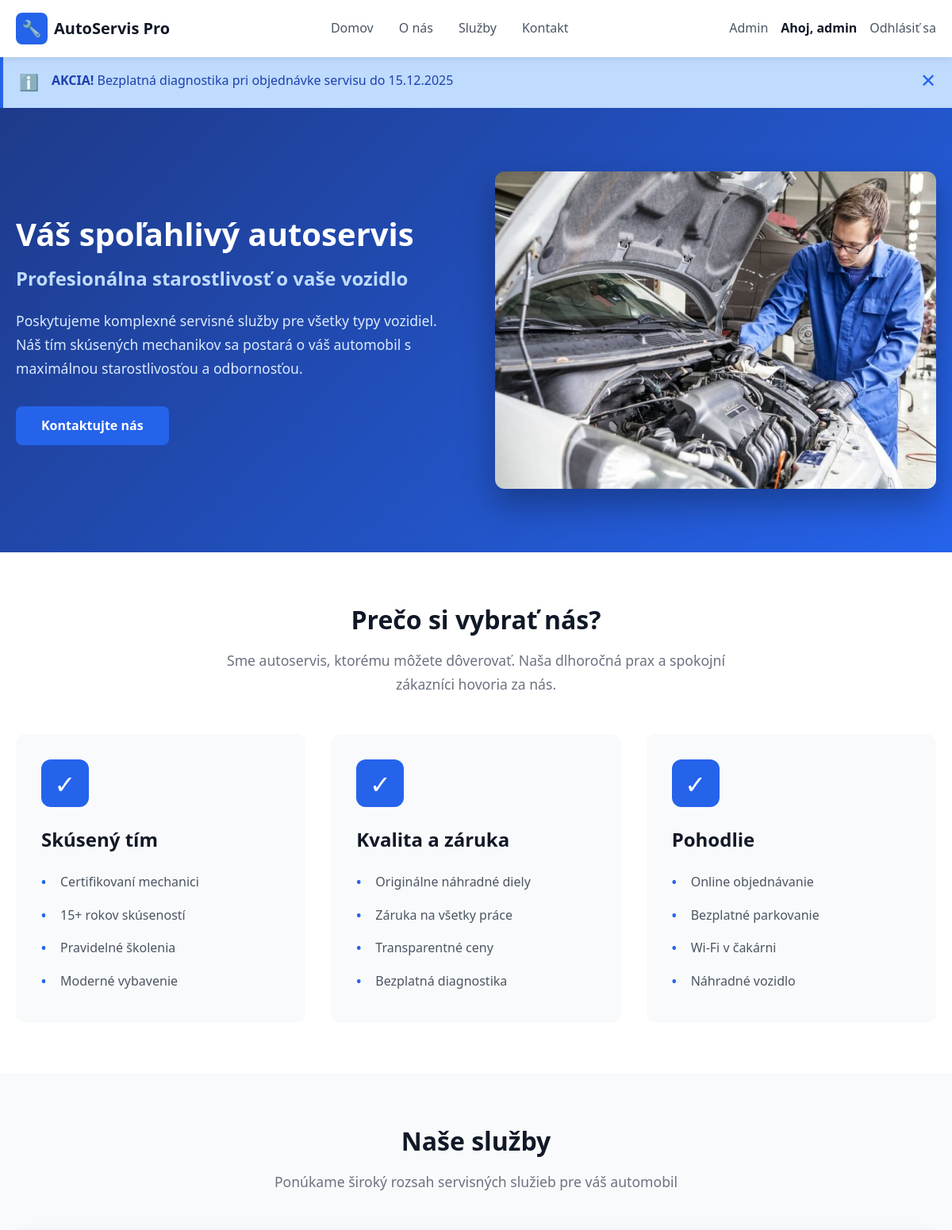
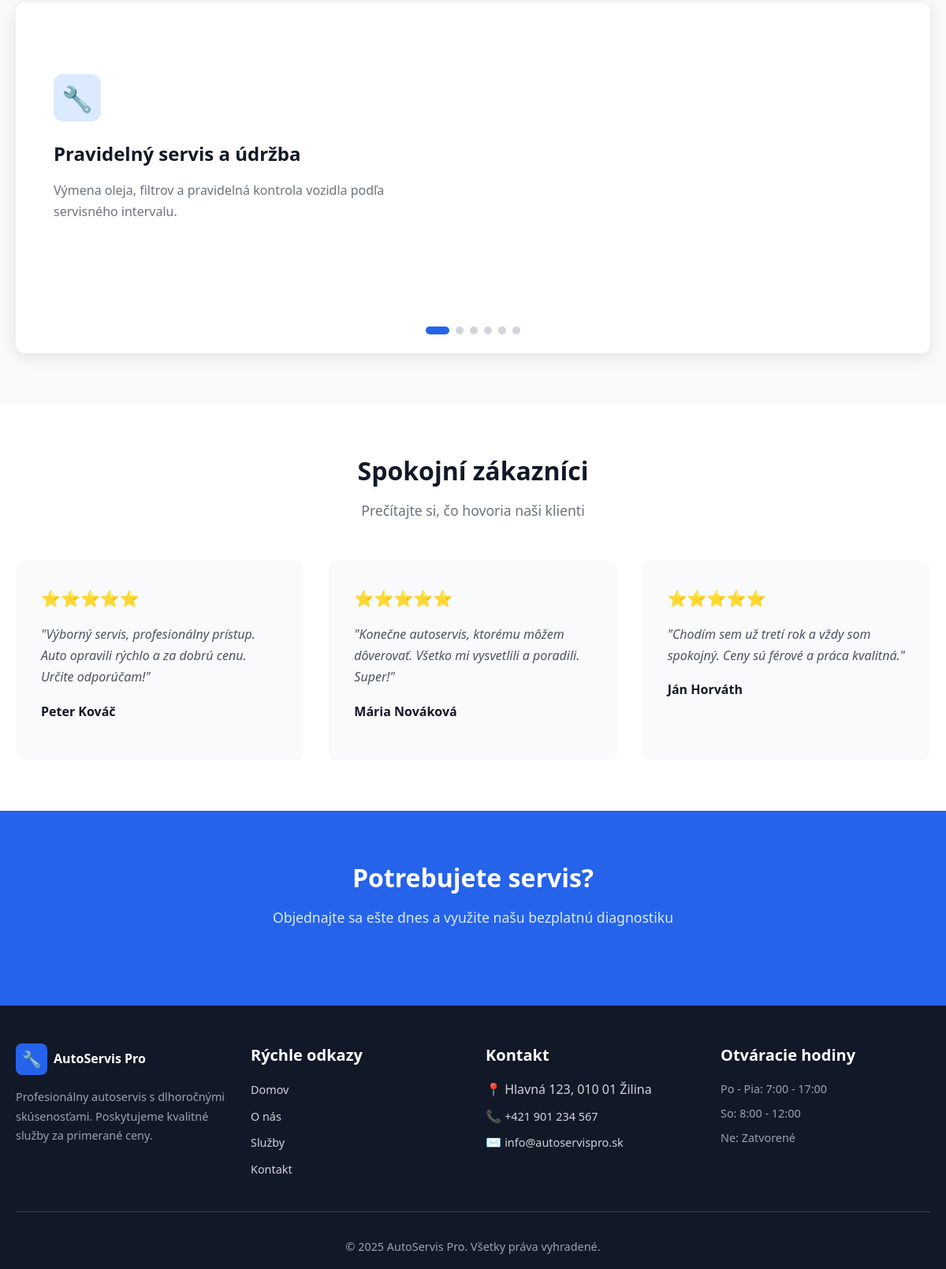
/index.php?login=success (signed in), run on the app's committed database (2 pictures, top to bottom).
### tables this page shows
CREATE TABLE `services` (
  `id` int(11) NOT NULL,
  `title` varchar(255) NOT NULL,
  `description` text NOT NULL,
  `icon` varchar(50) NOT NULL,
  `image` varchar(255) NOT NULL
);

### classes/Database.php (called while the page is built, shortened)
<?php
class Dbh
{
    private PDO $pdo;
    public function __construct(
        string $host = 'localhost',
        string $username = 'root',
        string $password = '',
        string $dbname = 'servis'
    ) {
        try {
            $this->pdo = new PDO("mysql:host=$host;dbname=$dbname;charset=utf8mb4", $username, $password);
            $this->pdo->setAttribute(PDO::ATTR_ERRMODE, PDO::ERRMODE_EXCEPTION);
        } catch (PDOException $e) {
            die('Connection failed: ' . $e->getMessage());
        }
    }
    public function getConnection(): PDO
    {
        return $this->pdo;
    }
    private function initializeUsersTable(): void
    {
        $this->pdo->exec(
            "CREATE TABLE IF NOT EXISTS users (
                users_id INT AUTO_INCREMENT PRIMARY KEY,
                users_uid VARCHAR(100) NOT NULL UNIQUE,
                users_email VARCHAR(255) NOT NULL UNIQUE,
                users_pwd VARCHAR(255) NOT NULL,
                users_created_at TIMESTAMP DEFAULT CURRENT_TIMESTAMP
            ) ENGINE=InnoDB DEFAULT CHARSET=utf8mb4;"
        );
    }
    private function initializeContactMessagesTable(): void
    {
        $this->pdo->exec(
            "CREATE TABLE IF NOT EXISTS contact_messages (
                id INT AUTO_INCREMENT PRIMARY KEY,
                name VARCHAR(255) NOT NULL,
                email VARCHAR(255) NOT NULL,
                phone VARCHAR(50) DEFAULT NULL,
                message TEXT NOT NULL,
                consent TINYINT(1) NOT NULL DEFAULT 0,
                created_at TIMESTAMP DEFAULT CURRENT_TIMESTAMP
            ) ENGINE=InnoDB DEFAULT CHARSET=utf8mb4;"
        );
    }
}

### classes/ServiceRepository.php (called while the page is built, shortened)
<?php
require_once __DIR__ . '/Database.php';
require_once __DIR__ . '/Service.php';
class ServiceRepository
{
    private PDO $pdo;
    public function __construct(Database $database)
    {
        $this->database = $database;
        $this->pdo = $this->database->getConnection();
    }
    public function all(): array
    {
        $stmt = $this->pdo->query('SELECT id, title, description, icon, image FROM services ORDER BY id ASC');
        $items = $stmt->fetchAll(PDO::FETCH_ASSOC);
        return array_map(static function (array $item) {
            return Service::fromArray($item);
        }, $items ?: []);
    }
}

### classes/Service.php (called while the page is built, shortened)
<?php
class Service
{
    private int $id;
    private string $title;
    private string $description;
    private string $icon;
    private string $image;
    public function __construct(int $id, string $title, string $description, string $icon, string $image)
    {
        $this->id = $id;
        $this->title = trim($title);
        $this->description = trim($description);
        $this->icon = trim($icon);
        $this->image = trim($image);
    }
    public static function fromArray(array $data): self
    {
        return new self(
            (int) ($data['id'] ?? 0),
            (string) ($data['title'] ?? ''),
            (string) ($data['description'] ?? ''),
            (string) ($data['icon'] ?? ''),
            (string) ($data['image'] ?? '')
        );
    }
    public function toArray(): array
    {
        return [
            'id' => $this->id,
            'title' => $this->title,
            'description' => $this->description,
            'icon' => $this->icon,
            'image' => $this->image,
        ];
    }
}

### index.php (the view, shortened to what this page needs)
<?php
require_once __DIR__ . '/classes/ServiceRepository.php';
require_once __DIR__ . '/classes/Database.php';
$serviceRepository = new ServiceRepository(new Database());
$carouselServices = array_map(function ($service) {
    return $service->toArray();
}, $serviceRepository->all());
?>
<!DOCTYPE html>
<html lang="sk">
<head>
    <link rel="stylesheet" href="css/style.css">
</head>
<body>
    <?php require_once __DIR__ . '/zaciatok_koniec/header.php'; ?>
    <div class="alert" id="alert">
        <div class="container">
            <div class="alert-content">
                <span class="alert-icon">ℹ️</span>
                <p class="alert-text">
                    <strong>AKCIA!</strong> Bezplatná diagnostika pri objednávke servisu do 15.12.2025
                </p>
                <button class="alert-close" id="alertClose" aria-label="Zavrieť upozornenie">✕</button>
            </div>
        </div>
    </div>
    <main>
        <section class="hero">
            <div class="container">
                <div class="hero-content">
                    <div class="hero-text">
                        <h1>Váš spoľahlivý autoservis</h1>
                        <h2>Profesionálna starostlivosť o vaše vozidlo</h2>
                        <p>
                            Poskytujeme komplexné servisné služby pre všetky typy vozidiel.
                            Náš tím skúsených mechanikov sa postará o váš automobil s maximálnou
                            starostlivosťou a odbornosťou.
                        </p>
                        <a href="kontakt.php" class="btn btn-primary">Kontaktujte nás</a>
                    </div>
                    <div class="hero-image">
                        <img src="img/Mechanik pri práci.jpg" alt="Mechanik pri práci" loading="lazy">
                    </div>
                </div>
            </div>
        </section>
        <section class="features">
            <div class="container">
                <div class="section-header">
                    <h2>Prečo si vybrať nás?</h2>
                    <p>Sme autoservis, ktorému môžete dôverovať. Naša dlhoročná prax a spokojní zákazníci hovoria za nás.</p>
                </div>
                <div class="features-grid">
                    <div class="feature-card">
                        <div class="feature-icon">✓</div>
                        <h3>Skúsený tím</h3>
                        <ul class="feature-list">
                            <li>Certifikovaní mechanici</li>
                            <li>15+ rokov skúseností</li>
                            <li>Pravidelné školenia</li>
                            <li>Moderné vybavenie</li>
                        </ul>
                    </div>
                    <div class="feature-card">
                        <div class="feature-icon">✓</div>
                        <h3>Kvalita a záruka</h3>
                        <ul class="feature-list">
                            <li>Originálne náhradné diely</li>
                            <li>Záruka na všetky práce</li>
                            <li>Transparentné ceny</li>
                            <li>Bezplatná diagnostika</li>
                        </ul>
                    </div>
                    <div class="feature-card">
                        <div class="feature-icon">✓</div>
                        <h3>Pohodlie</h3>
                        <ul class="feature-list">
                            <li>Online objednávanie</li>
                            <li>Bezplatné parkovanie</li>
                            <li>Wi-Fi v čakárni</li>
                            <li>Náhradné vozidlo</li>
                        </ul>
                    </div>
                </div>
            </div>
        </section>
        <section class="carousel-section">
            <div class="container">
                <div class="section-header">
                    <h2>Naše služby</h2>
                    <p>Ponúkame široký rozsah servisných služieb pre váš automobil</p>
                </div>
                <div class="carousel">
                    <div class="carousel-container">
                        <?php foreach ($carouselServices as $service): ?>
                            <div class="carousel-slide">
                                <div class="carousel-text">
                                    <div class="carousel-icon"><?= htmlspecialchars($service['icon'], ENT_QUOTES, 'UTF-8') ?></div>
                                    <h3><?= htmlspecialchars($service['title'], ENT_QUOTES, 'UTF-8') ?></h3>
                                    <p><?= htmlspecialchars($service['description'], ENT_QUOTES, 'UTF-8') ?></p>
                                </div>
                                <div class="carousel-image">
                                    <img src="<?= htmlspecialchars($service['image'], ENT_QUOTES, 'UTF-8') ?>" alt="<?= htmlspecialchars($service['title'], ENT_QUOTES, 'UTF-8') ?>" loading="lazy" decoding="async">
                                </div>
                            </div>
                        <?php endforeach; ?>
                    </div>
                    <div class="carousel-indicators">
                        <?php foreach ($carouselServices as $index => $service): ?>
                            <label class="indicator" for="carousel-<?= $index ?>" aria-label="Slide <?= $index + 1 ?>"></label>
                        <?php endforeach; ?>
                    </div>
                </div>
            </div>
        </section>
        <section class="reviews">
            <div class="container">
                <div class="section-header">
                    <h2>Spokojní zákazníci</h2>
                    <p>Prečítajte si, čo hovoria naši klienti</p>
                </div>
                <div class="reviews-grid">
                    <div class="review-card">
                        <div class="rating">⭐⭐⭐⭐⭐</div>
                        <p class="review-text">"Výborný servis, profesionálny prístup. Auto opravili rýchlo a za dobrú cenu. Určite odporúčam!"</p>
                        <p class="review-author">Peter Kováč</p>
                    </div>
                    <div class="review-card">
                        <div class="rating">⭐⭐⭐⭐⭐</div>
                        <p class="review-text">"Konečne autoservis, ktorému môžem dôverovať. Všetko mi vysvetlili a poradili. Super!"</p>
                        <p class="review-author">Mária Nováková</p>
                    </div>
                    <div class="review-card">
                        <div class="rating">⭐⭐⭐⭐⭐</div>
                        <p class="review-text">"Chodím sem už tretí rok a vždy som spokojný. Ceny sú férové a práca kvalitná."</p>
                        <p class="review-author">Ján Horváth</p>
                    </div>
                </div>
            </div>
        </section>
        <section class="cta">
            <div class="container">
                <h2>Potrebujete servis?</h2>
                <p>Objednajte sa ešte dnes a využite našu bezplatnú diagnostiku</p>
            </div>
        </section>
    </main>
    <?php require_once __DIR__ . '/zaciatok_koniec/footer.php'; ?>
</body>
</html>

### data on the page
services: icon "🔧", title "Pravidelný servis a údržba", description "Výmena oleja, filtrov a pravidelná kontrola vozidla podľa servisného intervalu.", image (picture)

### other printed values
$_SESSION['useruid'] "admin"
